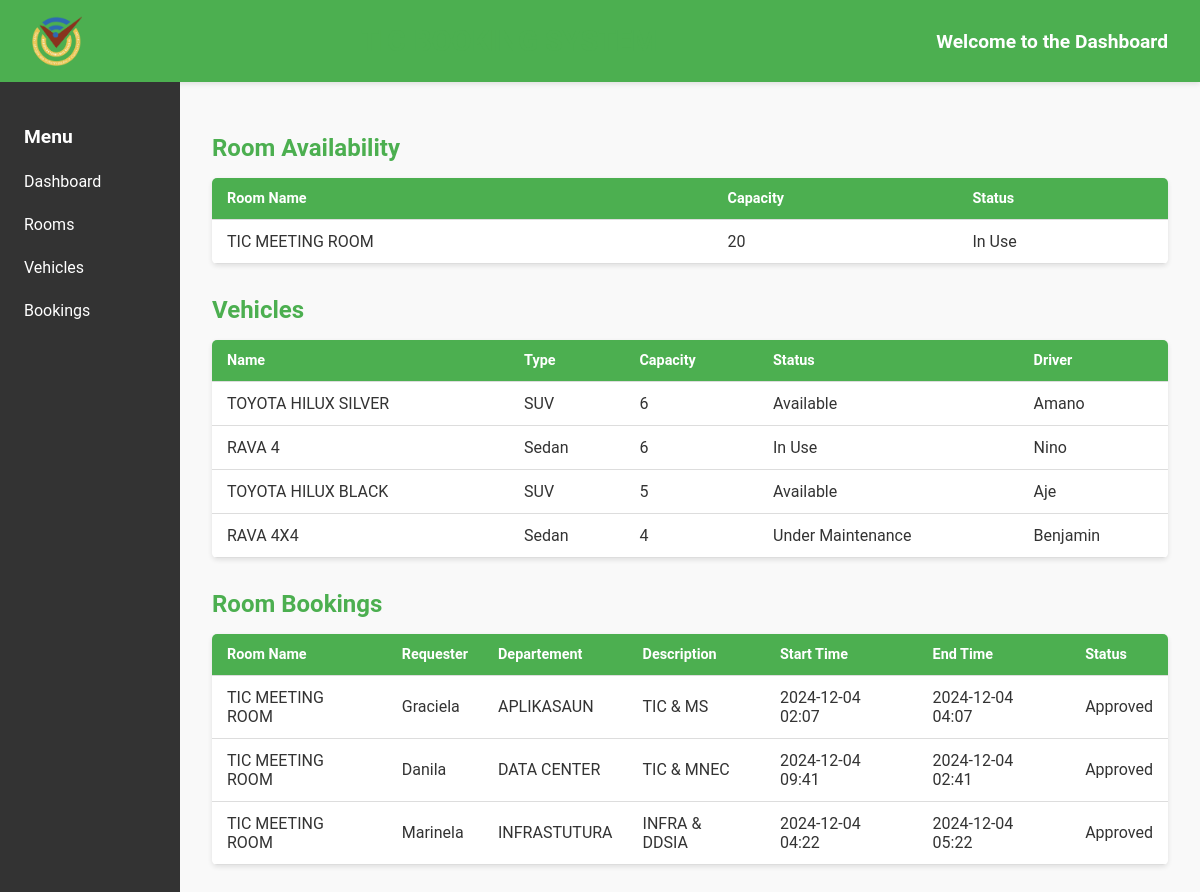
The app's page /, older data.
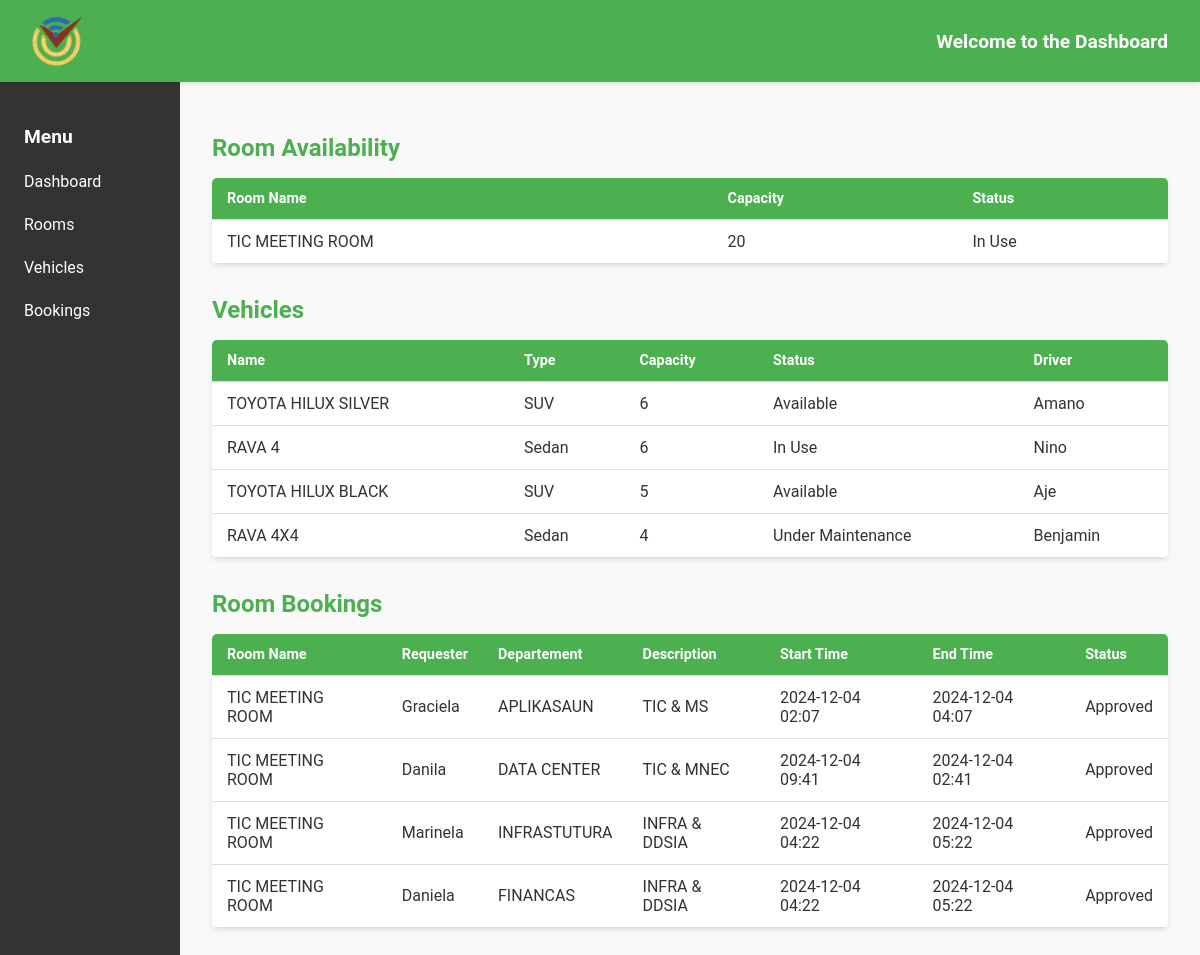
The same page, newer data.
### bookingsystem/models.py (models this page shows, shortened)
class Room(models.Model):
    name = models.CharField(max_length=100)
    capacity = models.IntegerField()
    status = models.CharField(max_length=50, choices=[
        ('Available', 'Available'),
        ('In Use', 'In Use'),
        ('Under Maintenance', 'Under Maintenance'),
    ])

class Vehicle(models.Model):
    name = models.CharField(max_length=100)
    type = models.CharField(max_length=50, choices=[
        ('Sedan', 'Sedan'),
        ('SUV', 'SUV'),
        ('Van', 'Van'),
        ('Truck', 'Truck'),
    ])
    capacity = models.IntegerField()
    status = models.CharField(max_length=50, choices=[
        ('Available', 'Available'),
        ('In Use', 'In Use'),
        ('Under Maintenance', 'Under Maintenance'),
    ])
    driver = models.ForeignKey(
        Driver,
        on_delete=models.SET_NULL,
        null=True,
        blank=True,
        related_name='vehicles'
    )

class Driver(models.Model):
    name = models.CharField(max_length=100)
    license_number = models.CharField(max_length=50, unique=True)

class Booking(models.Model):
    RESOURCE_TYPE_CHOICES = [
        ('Room', 'Room'),
        ('Vehicle', 'Vehicle'),
    ]
    STATUS_CHOICES = [
        ('Pending', 'Pending'),
        ('Approved', 'Approved'),
        ('Rejected', 'Rejected'),
    ]
    resource_type = models.CharField(max_length=50, choices=RESOURCE_TYPE_CHOICES)
    room = models.ForeignKey(Room, on_delete=models.SET_NULL, null=True, blank=True)
    vehicle = models.ForeignKey(Vehicle, on_delete=models.SET_NULL, null=True, blank=True)
    departement = models.ForeignKey(
        'Departement',
        on_delete=models.SET_NULL,
        null=True,
        blank=True,
        related_name='bookings'
    )
    destination_address = models.CharField(max_length=255, null=False, blank=False)
    travel_description = models.TextField(null=False, blank=False)
    requester_name = models.CharField(max_length=100)
    start_time = models.DateTimeField()
    end_time = models.DateTimeField()
    status = models.CharField(max_length=50, choices=STATUS_CHOICES, default='Pending')

class Departement(models.Model):
    name = models.CharField(max_length=100)

### bookingsystem/views.py (the view)
# urls.py: path('', views.dashboard, name='dashboard'),  # Dashboard
def dashboard(request):
    rooms = Room.objects.all()
    vehicles = Vehicle.objects.all()
    bookings = Booking.objects.select_related('room', 'vehicle', 'departement').all()
    departements = Departement.objects.all()
    context = {
        'rooms': rooms,
        'vehicles': vehicles,
        'bookings': bookings,
        'departements': departements,
    }
    return render(request, 'dashboard.html', context)

### bookingsystem/templates/dashboard.html (shortened to what this page needs)
<!DOCTYPE html>
<html lang="en">
<head>
</head>
<body>
    <header>
        <img src="static/images/logo.png" alt="Logo">
        <h1>TIC BOOKING SYSTEM</h1>
        <span>Welcome to the Dashboard</span>
    </header>
    <div class="container">
        <div class="sidebar">
            <h3>Menu</h3>
            <a href="#">Dashboard</a>
            <a href="#">Rooms</a>
            <a href="#">Vehicles</a>
            <a href="#">Bookings</a>
        </div>
        <div class="main-content">
            <h2>Room Availability</h2>
            <table>
                <thead>
                    <tr>
                        <th>Room Name</th>
                        <th>Capacity</th>
                        <th>Status</th>
                    </tr>
                </thead>
                <tbody>
                    {% for room in rooms %}
                        <tr>
                            <td>{{ room.name }}</td>
                            <td>{{ room.capacity }}</td>
                            <td>{{ room.status }}</td>
                        </tr>
                    {% empty %}
                        <tr>
                            <td colspan="3" class="no-data">No rooms available.</td>
                        </tr>
                    {% endfor %}
                </tbody>
            </table>
            <h2>Vehicles</h2>
            <table>
                <thead>
                    <tr>
                        <th>Name</th>
                        <th>Type</th>
                        <th>Capacity</th>
                        <th>Status</th>
                        <th>Driver</th>
                    </tr>
                </thead>
                <tbody>
                    {% for vehicle in vehicles %}
                        <tr>
                            <td>{{ vehicle.name }}</td>
                            <td>{{ vehicle.type }}</td>
                            <td>{{ vehicle.capacity }}</td>
                            <td>{{ vehicle.status }}</td>
                            <td>
                                {% if vehicle.driver %}
                                    {{ vehicle.driver.name }}
                                {% else %}
                                    No Driver
                                {% endif %}
                            </td>
                        </tr>
                    {% empty %}
                        <tr>
                            <td colspan="5" class="no-data">No vehicles available.</td>
                        </tr>
                    {% endfor %}
                </tbody>
            </table>
            <h2>Room Bookings</h2>
            <table>
                <thead>
                    <tr>
                        <th>Room Name</th>
                        <th>Requester</th>
                        <th>Departement</th>
                        <th>Description</th>
                        <th>Start Time</th>
                        <th>End Time</th>
                        <th>Status</th>
                    </tr>
                </thead>
                <tbody>
                    {% for booking in bookings %}
                        {% if booking.resource_type == "Room" %}
                            <tr>
                                <td>{{ booking.room.name }}</td>
                                <td>{{ booking.requester_name }}</td>
                                <td>
                                    {% if booking.departement %}
                                        {{ booking.departement.name }}
                                    {% else %}
                                        No Departement
                                    {% endif %}
                                </td>
                                <td>{{ booking.travel_description|default:"-" }}</td>
                                <td>{{ booking.start_time|date:"Y-m-d H:i" }}</td>
                                <td>{{ booking.end_time|date:"Y-m-d H:i" }}</td>
                                <td>{{ booking.status }}</td>
                            </tr>
                        {% endif %}
                    {% empty %}
                        <tr>
                            <td colspan="7" class="no-data">No room bookings available.</td>
                        </tr>
                    {% endfor %}
                </tbody>
            </table>
        </div>
    </div>
</body>
</html>

### bookingsystem/templates/dashboard.html (style rules this page uses)
body { font-family: 'Roboto', Arial, sans-serif; margin: 0; padding: 0; background-color: #f9f9f9; color: #333; }
header { display: flex; align-items: center; justify-content: space-between; background-color: #4CAF50; color: white; padding: 1rem 2rem; box-shadow: 0 2px 5px rgba(0, 0, 0, 0.1); }
header img { height: 50px; }
header h1 { margin: 0; font-size: 1.8rem; }
header span { font-size: 1.2rem; font-weight: bold; }
.container { display: grid; grid-template-columns: 15% 85%; min-height: 100vh; }
.sidebar { background-color: #333; color: white; padding: 1.5rem; }
.sidebar h3 { margin-bottom: 1rem; font-size: 1.2rem; }
.sidebar a { display: block; color: white; text-decoration: none; padding: 0.5rem 0; margin-bottom: 0.5rem; border-radius: 5px; transition: background-color 0.3s ease; }
.main-content { padding: 2rem; overflow-y: auto; }
h1, h2 { color: #4CAF50; margin-bottom: 1rem; }
table { width: 100%; border-collapse: collapse; margin-bottom: 2rem; background-color: white; border-radius: 5px; overflow: hidden; box-shadow: 0 2px 5px rgba(0, 0, 0, 0.1); }
table th, table td { padding: 12px 15px; text-align: left; border-bottom: 1px solid #ddd; }
table th { background-color: #4CAF50; color: white; font-size: 0.9rem; }

Row changes from the older to the newer data that the page shows:
added Booking: room.name "TIC MEETING ROOM", requester_name "Daniela", departement.name "FINANCAS", travel_description "INFRA & DDSIA", start_time "2024-12-04 04:22", end_time "2024-12-04 05:22", status "Approved"
